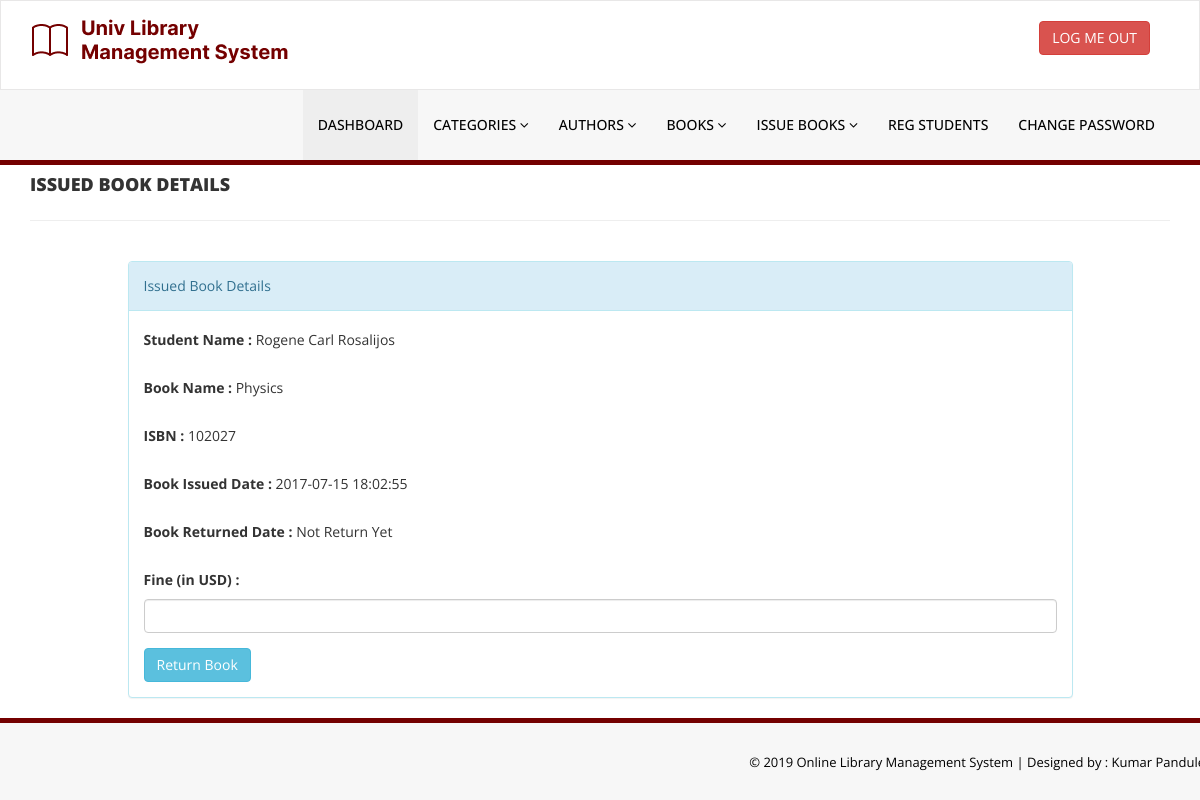
Before: /library/admin/update-issue-bookdeails.php?rid=6 (signed in) with the older database file.
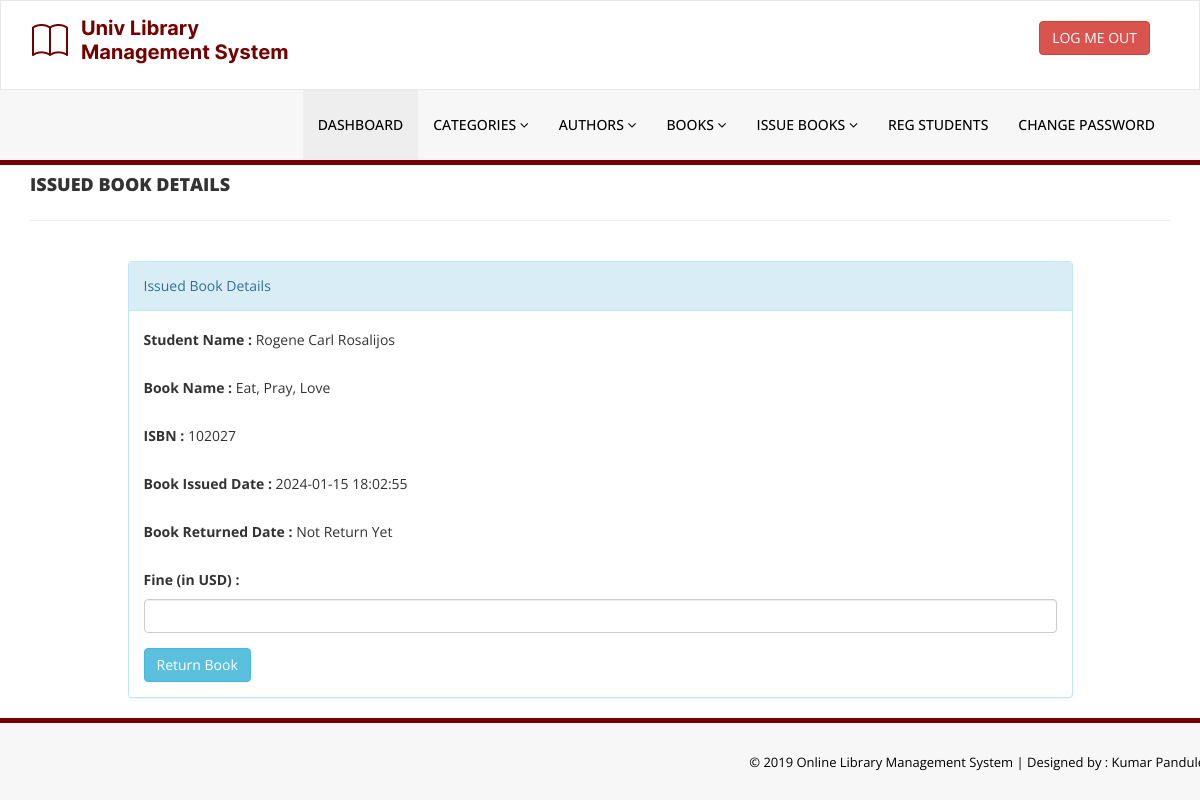
After: the same page with the newer database file.
### tables this page shows
CREATE TABLE `tblissuedbookdetails` (
  `id` int(11) NOT NULL,
  `BookId` int(11) DEFAULT NULL,
  `StudentID` varchar(150) DEFAULT NULL,
  `IssuesDate` timestamp NULL DEFAULT current_timestamp(),
  `ReturnDate` timestamp NULL DEFAULT NULL ON UPDATE current_timestamp(),
  `RetrunStatus` int(1) DEFAULT NULL,
  `fine` int(11) DEFAULT NULL
);

CREATE TABLE `tblbooks` (
  `id` int(11) NOT NULL,
  `BookName` varchar(255) DEFAULT NULL,
  `CatId` int(11) DEFAULT NULL,
  `AuthorId` int(11) DEFAULT NULL,
  `ISBNNumber` int(11) DEFAULT NULL,
  `BookPrice` int(11) DEFAULT NULL,
  `RegDate` timestamp NULL DEFAULT current_timestamp(),
  `UpdationDate` timestamp NULL DEFAULT NULL ON UPDATE current_timestamp()
);

CREATE TABLE `tblstudents` (
  `id` int(11) NOT NULL,
  `StudentId` varchar(100) DEFAULT NULL,
  `FullName` varchar(120) DEFAULT NULL,
  `EmailId` varchar(120) DEFAULT NULL,
  `MobileNumber` char(11) DEFAULT NULL,
  `Password` varchar(120) DEFAULT NULL,
  `Status` int(1) DEFAULT NULL,
  `RegDate` timestamp NULL DEFAULT current_timestamp(),
  `UpdationDate` timestamp NULL DEFAULT NULL ON UPDATE current_timestamp()
);

### library/admin/update-issue-bookdeails.php (the view, shortened to what this page needs)
<?php
include('includes/config.php');
if(strlen($_SESSION['alogin'])==0)
    {
header('location:index.php');
}
else{
?>
<!DOCTYPE html>
<html xmlns="http://www.w3.org/1999/xhtml">
<head>
    <link href="assets/css/bootstrap.css" rel="stylesheet" />
    <link href="assets/css/font-awesome.css" rel="stylesheet" />
    <link href="assets/css/style.css" rel="stylesheet" />
</head>
<body>
<?php include('includes/header.php');?>
    <div class="content-wra
    <div class="content-wrapper">
         <div class="container">
        <div class="row pad-botm">
            <div class="col-md-12">
                <h4 class="header-line">Issued Book Details</h4>
                            </div>
</div>
<div class="row">
<div class="col-md-10 col-sm-6 col-xs-12 col-md-offset-1"">
<div class="panel panel-info">
<div class="panel-heading">
Issued Book Details
</div>
<div class="panel-body">
<form role="form" method="post">
<?php
$rid=intval($_GET['rid']);
$sql = "SELECT tblstudents.FullName,tblbooks.BookName,tblbooks.ISBNNumber,tblissuedbookdetails.IssuesDate,tblissuedbookdetails.ReturnDate,tblissuedbookdetails.id as rid,tblissuedbookdetails.fine,tblissuedbookdetails.RetrunStatus from  tblissuedbookdetails join tblstudents on tblstudents.StudentId=tblissuedbookdetails.StudentId join tblbooks on tblbooks.id=tblissuedbookdetails.BookId where tblissuedbookdetails.id=:rid";
$query = $dbh -> prepare($sql);
$query->bindParam(':rid',$rid,PDO::PARAM_STR);
$query->execute();
$results=$query->fetchAll(PDO::FETCH_OBJ);
if($query->rowCount() > 0)
{
foreach($results as $result)
{               ?>
<div class="form-group">
<label>Student Name :</label>
<?php echo htmlentities($result->FullName);?>
</div>
<div class="form-group">
<label>Book Name :</label>
<?php echo htmlentities($result->BookName);?>
</div>
<div class="form-group">
<label>ISBN :</label>
<?php echo htmlentities($result->ISBNNumber);?>
</div>
<div class="form-group">
<label>Book Issued Date :</label>
<?php echo htmlentities($result->IssuesDate);?>
</div>
<div class="form-group">
<label>Book Returned Date :</label>
<?php if($result->ReturnDate=="")
                                            {
                                                echo htmlentities("Not Return Yet");
                                            } else {
                                            echo htmlentities($result->ReturnDate);
}
                                            ?>
</div>
<div class="form-group">
<label>Fine (in USD) :</label>
<?php
if($result->fine=="")
{?>
<input class="form-control" type="text" name="fine" id="fine"  required />
<?php }else {
echo htmlentities($result->fine);
}
?>
</div>
 <?php if($result->RetrunStatus==0){?>
<button type="submit" name="return" id="submit" class="btn btn-info">Return Book </button>
 </div>
<?php }}} ?>
                            </div>
                        </div>
                            </div>
        </div>
    </div>
  <?php include('includes/footer.php');?>
</body>
</html>
<?php } ?>

Changed rows visible on the page:
changed tblissuedbookdetails "Rogene Carl Rosalijos": BookId.BookName "Physics" → "Eat, Pray, Love"; IssuesDate "2017-07-15 18:02:55" → "2024-01-15 18:02:55"
